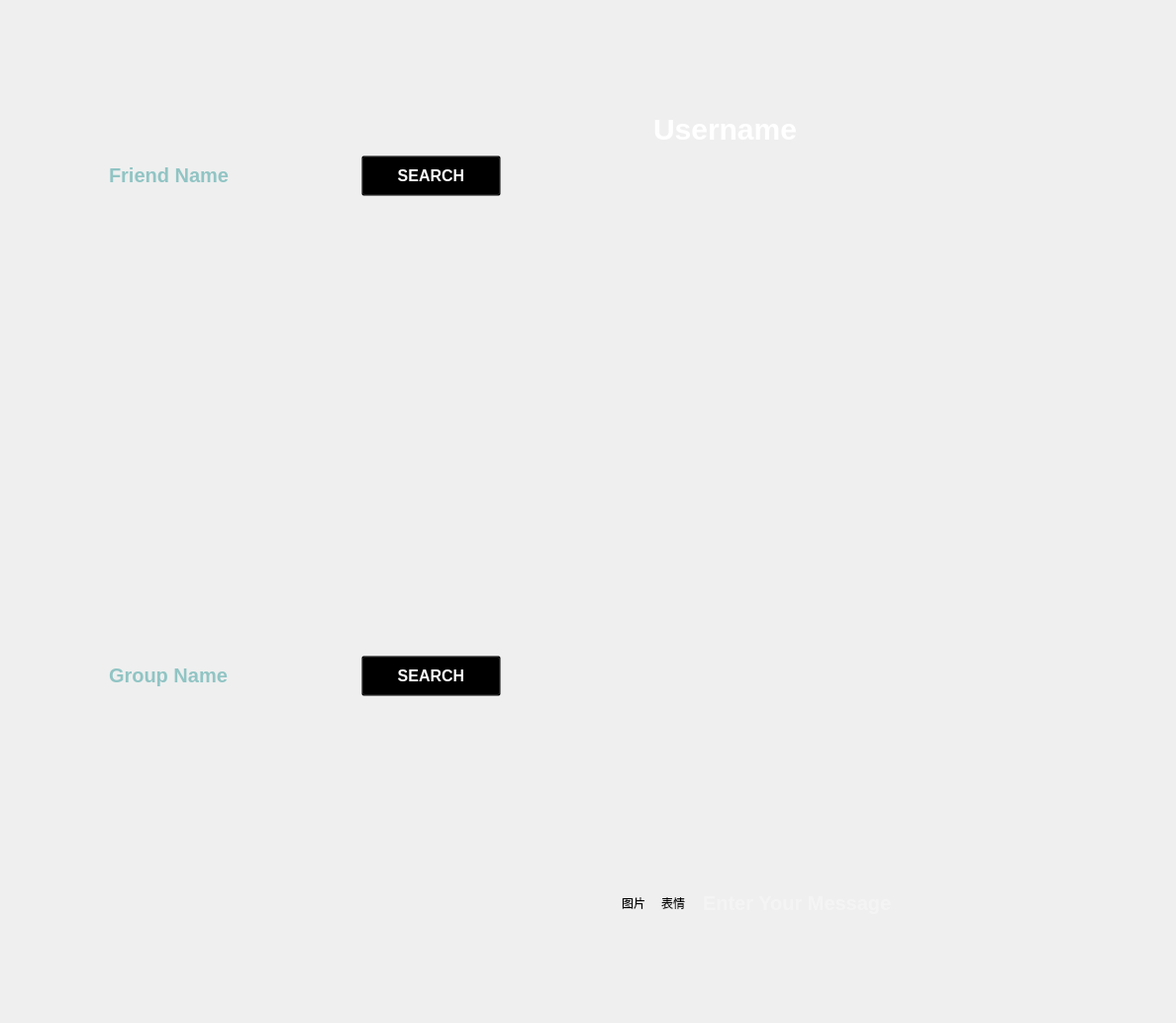
    <widget class="QWidget" name="tab_2">
     <attribute name="title">
      <string/>
     </attribute>
     <widget class="QToolBox" name="toolBox_5">
      <property name="geometry">
       <rect>
        <x>60</x>
        <y>600</y>
        <width>451</width>
        <height>351</height>
       </rect>
      </property>
      <property name="styleSheet">
       <string notr="true">QScrollArea{
	background:rgba(240,240,240,0);
}
QToolBox {
	background:rgba(240,240,240,0);
}

QToolBox::tab {
	background:rgba(235,235,235,0);
	color:rgba(0,0,0,0);
}
</string>
      </property>
      <property name="currentIndex">
       <number>0</number>
      </property>
      <widget class="QWidget" name="group">
       <property name="geometry">
        <rect>
         <x>0</x>
         <y>0</y>
         <width>451</width>
         <height>325</height>
        </rect>
       </property>
       <property name="styleSheet">
        <string notr="true">background:transparent;</string>
       </property>
       <attribute name="label">
        <string>群聊</string>
       </attribute>
      </widget>
     </widget>
     <widget class="QToolBox" name="toolBox">
      <property name="geometry">
       <rect>
        <x>60</x>
        <y>100</y>
        <width>451</width>
        <height>361</height>
       </rect>
      </property>
      <property name="styleSheet">
       <string notr="true">QScrollArea{
	background:rgba(240,240,240,0);
}
QToolBox {
	background:rgba(240,240,240,0);
}

QToolBox::tab {
	background:rgba(235,235,235,0);
	color:rgba(0,0,0,0);
}
</string>
      </property>
      <property name="currentIndex">
       <number>0</number>
      </property>
      <widget class="QWidget" name="frd">
       <property name="geometry">
        <rect>
         <x>0</x>
         <y>0</y>
         <width>451</width>
         <height>335</height>
        </rect>
       </property>
       <property name="styleSheet">
        <string notr="true">background:transparent;</string>
       </property>
       <attribute name="label">
        <string>好友列表</string>
       </attribute>
      </widget>
     </widget>
     <widget class="QLabel" name="label_13">
      <property name="geometry">
       <rect>
        <x>39</x>
        <y>545</y>
        <width>496</width>
        <height>427</height>
       </rect>
      </property>
      <property name="text">
       <string/>
      </property>
      <property name="pixmap">
       <pixmap resource="res.qrc">:/new/mainWindow_ChatPage/Groups_background_fixed.png</pixmap>
      </property>
      <property name="scaledContents">
       <bool>true</bool>
      </property>
     </widget>
     <widget class="QLabel" name="label_15">
      <property name="geometry">
       <rect>
        <x>586</x>
        <y>52</y>
        <width>593</width>
        <height>920</height>
       </rect>
      </property>
      <property name="text">
       <string/>
      </property>
      <property name="pixmap">
       <pixmap resource="res.qrc">:/new/mainWindow_ChatPage/Home_page_Chat.png</pixmap>
      </property>
      <property name="scaledContents">
       <bool>true</bool>
      </property>
     </widget>
     <widget class="QLabel" name="label_14">
      <property name="geometry">
       <rect>
        <x>39</x>
        <y>54</y>
        <width>496</width>
        <height>427</height>
       </rect>
      </property>
      <property name="text">
       <string/>
      </property>
      <property name="pixmap">
       <pixmap resource="res.qrc">:/new/mainWindow_ChatPage/Friends_background.png</pixmap>
      </property>
      <property name="scaledContents">
       <bool>true</bool>
      </property>
     </widget>
     <widget class="QToolButton" name="toolButton_emoji">
      <property name="geometry">
       <rect>
        <x>660</x>
        <y>892</y>
        <width>40</width>
        <height>40</height>
       </rect>
      </property>
      <property name="styleSheet">
       <string notr="true">QToolButton{
background:rgba(0,0,0,0);
border:0px solid black;
border-radius:20px
}

QToolButton:pressed{
	background:rgba(51, 102, 102,180);
}

QToolButton:hover{
	background:rgba(51, 102, 102,80);
}</string>
      </property>
      <property name="text">
       <string>表情</string>
      </property>
      <property name="icon">
       <iconset resource="res.qrc">
        <normaloff>:/new/mainWindow_ChatPage/icon_emoji.png</normaloff>:/new/mainWindow_ChatPage/icon_emoji.png</iconset>
      </property>
      <property name="iconSize">
       <size>
        <width>33</width>
        <height>33</height>
       </size>
      </property>
     </widget>
     <widget class="QToolButton" name="sendfile">
      <property name="geometry">
       <rect>
        <x>620</x>
        <y>892</y>
        <width>40</width>
        <height>40</height>
       </rect>
      </property>
      <property name="styleSheet">
       <string notr="true">QToolButton{
background:rgba(0,0,0,0);
border:0px solid black;
border-radius:20px
}

QToolButton:pressed{
	background:rgba(51, 102, 102,180);
}

QToolButton:hover{
	background:rgba(51, 102, 102,80);
}</string>
      </property>
      <property name="text">
       <string>图片</string>
      </property>
      <property name="icon">
       <iconset resource="res.qrc">
        <normaloff>:/new/mainWindow_ChatPage/icon_sendPicture.png</normaloff>:/new/mainWindow_ChatPage/icon_sendPicture.png</iconset>
      </property>
      <property name="iconSize">
       <size>
        <width>26</width>
        <height>24</height>
       </size>
      </property>
     </widget>
     <widget class="QLineEdit" name="textEdit">
      <property name="geometry">
       <rect>
        <x>700</x>
        <y>886</y>
        <width>381</width>
        <height>51</height>
       </rect>
      </property>
      <property name="styleSheet">
       <string notr="true">QLineEdit{
border-top:0px  solid;border-bottom:0px  groove rgb(119, 117, 117);border-left:0px  solid;border-right: 0px  solid;
background:transparent;

font-family: 'Rubik';
font-style: normal;
font-weight: 500;
font-size: 20px;
line-height: 18px;

padding-left:8px;

/* identical to box height */

color: rgba(255, 255, 255, 0.66);
}

QLineEdit:focus{

border-bottom:
2px  groove  rgba(255, 255, 255, 0);


color:rgb(51, 153, 153);
}

QLineEdit:flat{
border: 0px;
}


/* Enter Your Message */








</string>
      </property>
      <property name="text">
       <string/>
      </property>
      <property name="placeholderText">
       <string>Enter Your Message</string>
      </property>
     </widget>
     <widget class="QPushButton" name="btnSend">
      <property name="geometry">
       <rect>
        <x>1090</x>
        <y>890</y>
        <width>46</width>
        <height>46</height>
       </rect>
      </property>
      <property name="styleSheet">
       <string notr="true">QPushButton{
background:transparent;
border-radius:22px;
}

QPushButton:hover{
background:rgb(204, 204, 204);
border-radius:23px;
}

QPushButton:pressed{
background:rgb(0, 204, 204)

}</string>
      </property>
      <property name="text">
       <string/>
      </property>
      <property name="icon">
       <iconset resource="res.qrc">
        <normaloff>:/new/prefix1/HomePage_SearchButton.png</normaloff>:/new/prefix1/HomePage_SearchButton.png</iconset>
      </property>
      <property name="iconSize">
       <size>
        <width>46</width>
        <height>46</height>
       </size>
      </property>
     </widget>
     <widget class="QWidget" name="widget_4" native="true">
      <property name="geometry">
       <rect>
        <x>191</x>
        <y>409</y>
        <width>365</width>
        <height>28</height>
       </rect>
      </property>
      <layout class="QHBoxLayout" name="horizontalLayout_6">
       <property name="topMargin">
        <number>2</number>
       </property>
       <property name="bottomMargin">
        <number>2</number>
       </property>
      </layout>
     </widget>
     <widget class="QListWidget" name="listWidget">
      <property name="geometry">
       <rect>
        <x>600</x>
        <y>190</y>
        <width>561</width>
        <height>681</height>
       </rect>
      </property>
      <property name="styleSheet">
       <string notr="true">
QListWidget{
background:transparent;
}

QScrollArea{
background:transparent;
}

</string>
      </property>
     </widget>
     <widget class="QWidget" name="widget_2" native="true">
      <property name="geometry">
       <rect>
        <x>191</x>
        <y>250</y>
        <width>88</width>
        <height>23</height>
       </rect>
      </property>
      <property name="toolTipDuration">
       <number>-1</number>
      </property>
      <layout class="QHBoxLayout" name="horizontalLayout_9">
       <property name="leftMargin">
        <number>10</number>
       </property>
       <property name="topMargin">
        <number>2</number>
       </property>
       <property name="rightMargin">
        <number>2</number>
       </property>
       <property name="bottomMargin">
        <number>2</number>
       </property>
      </layout>
     </widget>
     <widget class="QLabel" name="lblUsername">
      <property name="geometry">
       <rect>
        <x>660</x>
        <y>110</y>
        <width>301</width>
        <height>41</height>
       </rect>
      </property>
      <property name="styleSheet">
       <string notr="true">
font-family: 'Poppins';
font-style: normal;
font-weight: 600;
font-size: 30px;
line-height: 45px;
/* identical to box height */

color: #FFFFFF;

</string>
      </property>
      <property name="text">
       <string>Username</string>
      </property>
     </widget>
     <widget class="QWidget" name="AddFiriend_SmallPage_buildInPage" native="true">
      <property name="geometry">
       <rect>
        <x>0</x>
        <y>0</y>
        <width>600</width>
        <height>1024</height>
       </rect>
      </property>
      <widget class="QPushButton" name="UnConnect_pushButton_search">
       <property name="geometry">
        <rect>
         <x>365</x>
         <y>662</y>
         <width>141</width>
         <height>41</height>
        </rect>
       </property>
       <property name="styleSheet">
        <string notr="true">QPushButton{
/* Search */

position: absolute;
width: 62px;
height: 19px;
left: 620px;
top: 660px;

font-family: 'Roboto';
font-style: normal;
font-weight: 700;
font-size: 16px;
line-height: 19px;
/* identical to box height */

text-transform: uppercase;

color: #FFFFFF;

background:transparent;

}

QPushButton:hover{
	color:rgba(255, 255, 255, 128);
}

QPushButton:pressed{
	color:rgba(255, 255, 255, 128);
font-size:14px;
}</string>
       </property>
       <property name="text">
        <string>SEARCH</string>
       </property>
      </widget>
      <widget class="QLabel" name="label_19">
       <property name="geometry">
        <rect>
         <x>39</x>
         <y>545</y>
         <width>496</width>
         <height>427</height>
        </rect>
       </property>
       <property name="text">
        <string/>
       </property>
       <property name="pixmap">
        <pixmap resource="res.qrc">:/img/AddGroup.png</pixmap>
       </property>
       <property name="scaledContents">
        <bool>true</bool>
       </property>
      </widget>
      <widget class="QPushButton" name="UnConnect_pushButton_search_2">
       <property name="geometry">
        <rect>
         <x>365</x>
         <y>157</y>
         <width>141</width>
         <height>41</height>
        </rect>
       </property>
       <property name="styleSheet">
        <string notr="true">QPushButton{
/* Search */

position: absolute;
width: 62px;
height: 19px;
left: 620px;
top: 660px;

font-family: 'Roboto';
font-style: normal;
font-weight: 700;
font-size: 16px;
line-height: 19px;
/* identical to box height */

text-transform: uppercase;

color: #FFFFFF;

background:transparent;

}

QPushButton:hover{
	color:rgba(255, 255, 255, 128);
}

QPushButton:pressed{
	color:rgba(255, 255, 255, 128);
font-size:14px;
}</string>
       </property>
       <property name="text">
        <string>SEARCH</string>
       </property>
      </widget>
      <widget class="QLabel" name="label_16">
       <property name="geometry">
        <rect>
         <x>39</x>
         <y>54</y>
         <width>496</width>
         <height>427</height>
        </rect>
       </property>
       <property name="text">
        <string/>
       </property>
       <property name="pixmap">
        <pixmap resource="res.qrc">:/new/mainWindow_ChatPage/Rectangle 331.1.png</pixmap>
       </property>
      </widget>
      <widget class="QLabel" name="label_17">
       <property name="geometry">
        <rect>
         <x>39</x>
         <y>545</y>
         <width>496</width>
         <height>427</height>
        </rect>
       </property>
       <property name="text">
        <string/>
       </property>
       <property name="pixmap">
        <pixmap resource="res.qrc">:/new/mainWindow_ChatPage/Rectangle 331.1.png</pixmap>
       </property>
       <property name="scaledContents">
        <bool>true</bool>
       </property>
      </widget>
      <widget class="QLineEdit" name="search">
       <property name="geometry">
        <rect>
         <x>100</x>
         <y>147</y>
         <width>271</width>
         <height>60</height>
        </rect>
       </property>
       <property name="styleSheet">
        <string notr="true">QLineEdit{
border-top:0px  solid;border-bottom:0px  groove rgb(119, 117, 117);border-left:0px  solid;border-right: 0px  solid;
background:transparent;

font-family: 'Rubik';
font-style: normal;
font-weight: 500;
font-size: 20px;
line-height: 18px;

padding-left:8px;
color:rgb(51, 153, 153);
/* identical to box height */

}

QLineEdit:focus{

border-bottom:
2px  groove  rgba(255, 255, 255, 0);


color:rgba(0, 102, 102, 238);
}

QLineEdit:flat{
border: 0px;
}


/* Enter Your Message */








</string>
       </property>
       <property name="text">
        <string/>
       </property>
       <property name="placeholderText">
        <string>Friend Name</string>
       </property>
      </widget>
      <widget class="QLabel" name="label_18">
       <property name="geometry">
        <rect>
         <x>39</x>
         <y>54</y>
         <width>496</width>
         <height>427</height>
        </rect>
       </property>
       <property name="text">
        <string/>
       </property>
       <property name="pixmap">
        <pixmap resource="res.qrc">:/img/AddFriend.png</pixmap>
       </property>
       <property name="scaledContents">
        <bool>true</bool>
       </property>
      </widget>
      <widget class="QLineEdit" name="UnConnect_lineEdit_search_2">
       <property name="geometry">
        <rect>
         <x>100</x>
         <y>652</y>
         <width>271</width>
         <height>60</height>
        </rect>
       </property>
       <property name="styleSheet">
        <string notr="true">QLineEdit{
border-top:0px  solid;border-bottom:0px  groove rgb(119, 117, 117);border-left:0px  solid;border-right: 0px  solid;
background:transparent;

font-family: 'Rubik';
font-style: normal;
font-weight: 500;
font-size: 20px;
line-height: 18px;

padding-left:8px;
color:rgb(51, 153, 153);
/* identical to box height */

}

QLineEdit:focus{

border-bottom:
2px  groove  rgba(255, 255, 255, 0);

font-size:30px;
color:rgba(0, 102, 102, 238);
}

QLineEdit:flat{
border: 0px;
}


/* Enter Your Message */








</string>
       </property>
       <property name="text">
        <string/>
       </property>
       <property name="placeholderText">
        <string>Group Name</string>
       </property>
      </widget>
      <widget class="QToolBox" name="toolBox_2">
       <property name="geometry">
        <rect>
         <x>60</x>
         <y>190</y>
         <width>451</width>
         <height>271</height>
        </rect>
       </property>
       <property name="styleSheet">
        <string notr="true">QScrollArea{
	background:rgba(240,240,240,0);
}
QToolBox {
	background:rgba(240,240,240,0);
}

QToolBox::tab {
	background:rgba(235,235,235,0);
	color:rgba(0,0,0,0);
}
</string>
       </property>
       <property name="currentIndex">
        <number>0</number>
       </property>
       <widget class="QWidget" name="searchkuang">
        <property name="geometry">
         <rect>
          <x>0</x>
          <y>0</y>
          <width>451</width>
          <height>245</height>
         </rect>
        </property>
        <property name="styleSheet">
         <string notr="true">background:transparent;
</string>
        </property>
        <attribute name="label">
         <string>Page 1</string>
        </attribute>
       </widget>
      </widget>
      <widget class="QToolBox" name="toolBox_6">
       <property name="geometry">
        <rect>
         <x>60</x>
         <y>690</y>
         <width>451</width>
         <height>261</height>
        </rect>
       </property>
       <property name="styleSheet">
        <string notr="true">QScrollArea{
	background:rgba(240,240,240,0);
}
QToolBox {
	background:rgba(240,240,240,0);
}

QToolBox::tab {
	background:rgba(235,235,235,0);
	color:rgba(0,0,0,0);
}
</string>
       </property>
       <property name="currentIndex">
        <number>0</number>
       </property>
       <widget class="QWidget" name="UnConnect_searchkuang_NameCopied">
        <property name="geometry">
         <rect>
          <x>0</x>
          <y>0</y>
          <width>451</width>
          <height>235</height>
         </rect>
        </property>
        <property name="styleSheet">
         <string notr="true">background:transparent;
</string>
        </property>
        <attribute name="label">
         <string>Page 1</string>
        </attribute>
       </widget>
      </widget>
      <zorder>label_16</zorder>
      <zorder>label_18</zorder>
      <zorder>label_17</zorder>
      <zorder>label_19</zorder>
      <zorder>toolBox_6</zorder>
      <zorder>toolBox_2</zorder>
      <zorder>UnConnect_pushButton_search</zorder>
      <zorder>UnConnect_lineEdit_search_2</zorder>
      <zorder>search</zorder>
      <zorder>UnConnect_pushButton_search_2</zorder>
     </widget>
     <widget class="QPushButton" name="filebutton">
      <property name="geometry">
       <rect>
        <x>1090</x>
        <y>110</y>
        <width>51</width>
        <height>51</height>
       </rect>
      </property>
      <property name="styleSheet">
       <string notr="true">QPushButton{
background:rgba(0,0,0,0);
border:0px solid black;
border-radius:25px
}

QPushButton:pressed{
	background:rgba(178, 178, 178, 100);
}

QPushButton:hover{
	background:rgba(108, 108, 108, 30);
}</string>
      </property>
      <property name="text">
       <string/>
      </property>
      <property name="icon">
       <iconset resource="res.qrc">
        <normaloff>:/new/prefix2/folder.png</normaloff>:/new/prefix2/folder.png</iconset>
      </property>
      <property name="iconSize">
       <size>
        <width>28</width>
        <height>28</height>
       </size>
      </property>
     </widget>
     <widget class="QPushButton" name="shake">
      <property name="geometry">
       <rect>
        <x>1040</x>
        <y>110</y>
        <width>51</width>
        <height>51</height>
       </rect>
      </property>
      <property name="styleSheet">
       <string notr="true">QPushButton{
background:rgba(0,0,0,0);
border:0px solid black;
border-radius:25px
}

QPushButton:pressed{
	background:rgba(178, 178, 178, 100);
}

QPushButton:hover{
	background:rgba(108, 108, 108, 30);
}</string>
      </property>
      <property name="text">
       <string/>
      </property>
      <property name="icon">
       <iconset resource="res.qrc">
        <normaloff>:/new/prefix2/shaker.png</normaloff>:/new/prefix2/shaker.png</iconset>
      </property>
      <property name="iconSize">
       <size>
        <width>30</width>
        <height>30</height>
       </size>
      </property>
      <property name="flat">
       <bool>true</bool>
      </property>
     </widget>
     <widget class="MyLable" name="label_20">
      <property name="geometry">
       <rect>
        <x>630</x>
        <y>100</y>
        <width>65</width>
        <height>65</height>
       </rect>
      </property>
      <property name="text">
       <string/>
      </property>
     </widget>
     <zorder>widget_4</zorder>
     <zorder>widget_2</zorder>
     <zorder>label_13</zorder>
     <zorder>label_15</zorder>
     <zorder>label_14</zorder>
     <zorder>toolBox_5</zorder>
     <zorder>toolBox</zorder>
     <zorder>toolButton_emoji</zorder>
     <zorder>sendfile</zorder>
     <zorder>textEdit</zorder>
     <zorder>btnSend</zorder>
     <zorder>lblUsername</zorder>
     <zorder>AddFiriend_SmallPage_buildInPage</zorder>
     <zorder>listWidget</zorder>
     <zorder>filebutton</zorder>
     <zorder>shake</zorder>
     <zorder>label_20</zorder>
    </widget>
